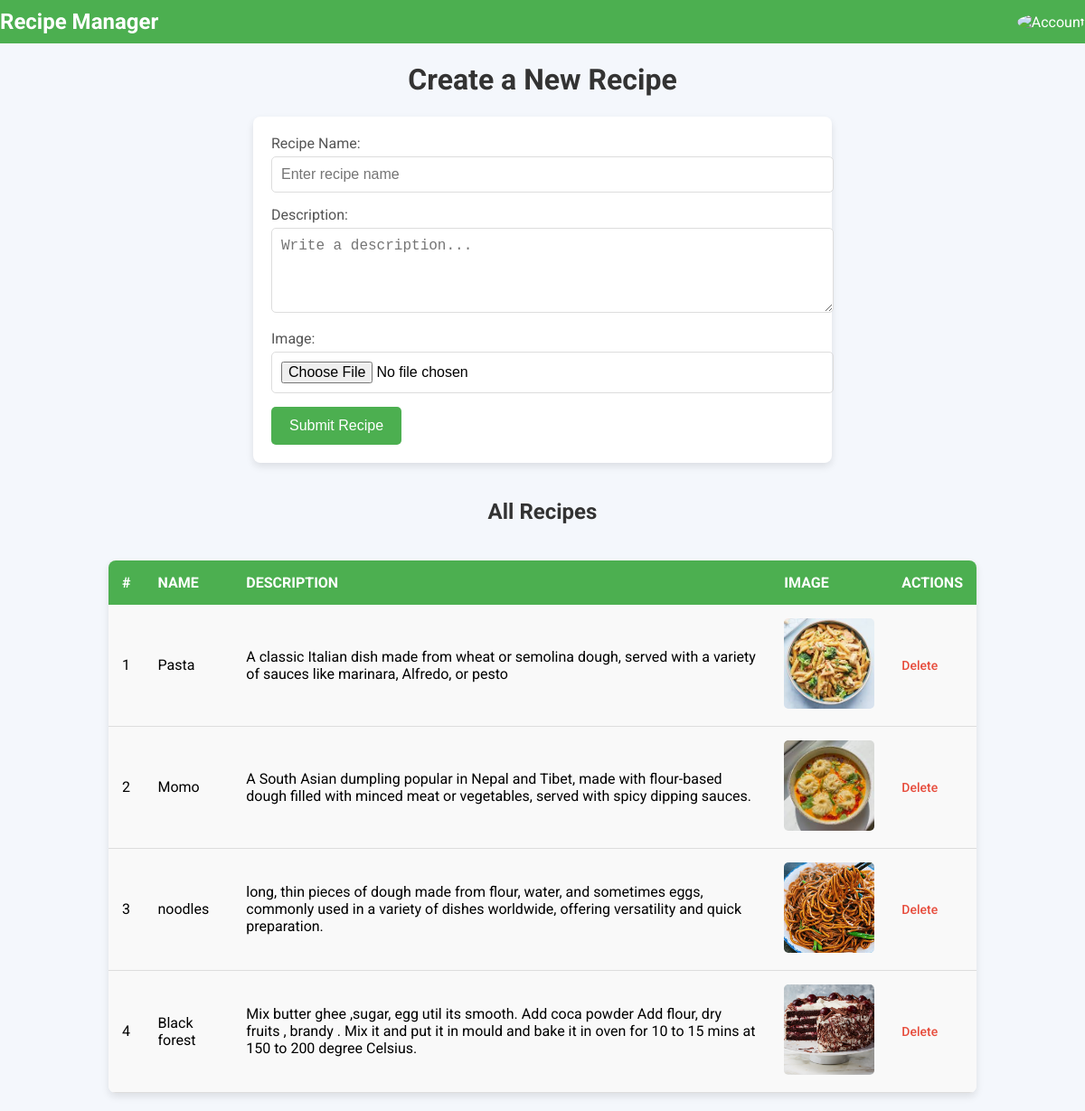
/recepies/, run on the app's committed database.
### example/models.py (models this page shows, shortened)
class recepie(models.Model):
    name=models.CharField(max_length=10)
    description=models.TextField()
    image=models.ImageField(upload_to="recepie")

### example/views.py (the view)
# urls.py: path('recepies/', views.recepies, name='recepies'),
def recepies(request):
    if request.method=="POST" :
        recepie.objects.create(
            name=request.POST['name'],
            description=request.POST['description'],
            image=request.FILES['image']
        )
    return render(request,'recepies.html',{'recepies':recepie.objects.all()})

### example/templates/recepies.html (shortened to what this page needs)
<!DOCTYPE html>
<html lang="en">
<head>
</head>
<body>
        <div class="header">
            <div class="logo">Recipe Manager</div>
            <div class="login-logo" id="loginLogo">
                <img src="https://w7.pngwing.com/pngs/923/928/png-transparent-computer-icons-my-account-icon-miscellaneous-angle-photography-thumbnail.png" alt="Account">
            </div>
        </div>
    <h1>Create a New Recipe</h1>
    <form method="POST" enctype="multipart/form-data">
        <label for="id_name">Recipe Name:</label><br>
        <input type="text" name="name" id="id_name" required placeholder="Enter recipe name"><br>
        <label for="id_description">Description:</label><br>
        <textarea name="description" id="id_description" rows="4" placeholder="Write a description..." required></textarea><br>
        <label for="id_image">Image:</label><br>
        <input type="file" name="image" id="id_image" required><br>
        <button type="submit">Submit Recipe</button>
    </form>
    <h2>All Recipes</h2>
    <table>
        <thead>
            <tr>
                <th>#</th>
                <th>Name</th>
                <th>Description</th>
                <th>Image</th>
                <th>Actions</th>
            </tr>
        </thead>
        <tbody>
            {% for recepie in recepies %}
                <tr>
                    <td>{{ forloop.counter }}</td>
                    <td>{{ recepie.name }}</td>
                    <td>{{ recepie.description }}</td>
                    <td><img src="{{ recepie.image.url }}" alt="{{ recepie.name }}"></td>
                    <td>
                        <a href="{% url 'delete_recepie' recepie.id %}" onclick="return confirm('Are you sure you want to delete this recipe?')">Delete</a>
                    </td>
                </tr>
            {% endfor %}
        </tbody>
    </table>
</body>
</html>

### example/templates/recepies.html (style rules this page uses)
.header { width: 100%; background: #4caf50; padding: 10px 20px; display: flex; justify-content: space-between; align-items: center; color: white; position: sticky; top: 0; z-index: 1000; }
.logo { font-size: 24px; font-weight: bold; }
.login-logo { position: relative; cursor: pointer; }
.login-logo img { width: 30px; height: 30px; border-radius: 50%; }
body { font-family: 'Roboto', sans-serif; background-color: #f4f7fc; margin: 0; padding: 0; display: flex; flex-direction: column; align-items: center; }
h1, h2 { color: #333; text-align: center; }
form { background: #fff; padding: 20px; border-radius: 8px; box-shadow: 0 4px 8px rgba(0, 0, 0, 0.1); width: 100%; max-width: 600px; margin-bottom: 20px; }
label { font-size: 16px; color: #555; margin-bottom: 5px; display: inline-block; }
input, textarea { width: 100%; padding: 10px; margin-bottom: 15px; border: 1px solid #ddd; border-radius: 5px; font-size: 16px; transition: border 0.3s ease; }
button { background-color: #4caf50; color: white; border: none; padding: 12px 20px; border-radius: 5px; cursor: pointer; font-size: 16px; transition: background-color 0.3s ease; }
table { width: 80%; margin: 20px auto; border-collapse: collapse; border-radius: 8px; overflow: hidden; box-shadow: 0 4px 8px rgba(0, 0, 0, 0.1); background-color: #fff; animation: fadeIn 1s ease-out; }
th, td { padding: 15px; text-align: left; font-size: 16px; }
th { background-color: #4caf50; color: white; text-transform: uppercase; }
td { background-color: #f9f9f9; border-bottom: 1px solid #ddd; }
img { width: 100px; height: 100px; object-fit: cover; border-radius: 5px; transition: transform 0.3s ease; }
a { color: #e74c3c; text-decoration: none; font-size: 14px; font-weight: 500; transition: color 0.3s ease; }

### data on the page
recepie: name "Pasta", description "A classic Italian dish made from wheat or semolina dough, served with a variety of sauces like marinara, Alfredo, or pesto", image (picture)
recepie: name "Momo", description "A South Asian dumpling popular in Nepal and Tibet, made with flour-based dough filled with minced meat or vegetables, served with spicy dipping sauces.", image (picture)
recepie: name "noodles", description "long, thin pieces of dough made from flour, water, and sometimes eggs, commonly used in a variety of dishes worldwide, offering versatility and quick preparation.", image (picture)
recepie: name "Black forest", description "Mix butter ghee ,sugar, egg util its smooth. Add coca powder Add flour, dry fruits , brandy . Mix it and put it in mould and bake it in oven for 10 to 15 mins at 150 to 200 degree Celsius.", image (picture)
